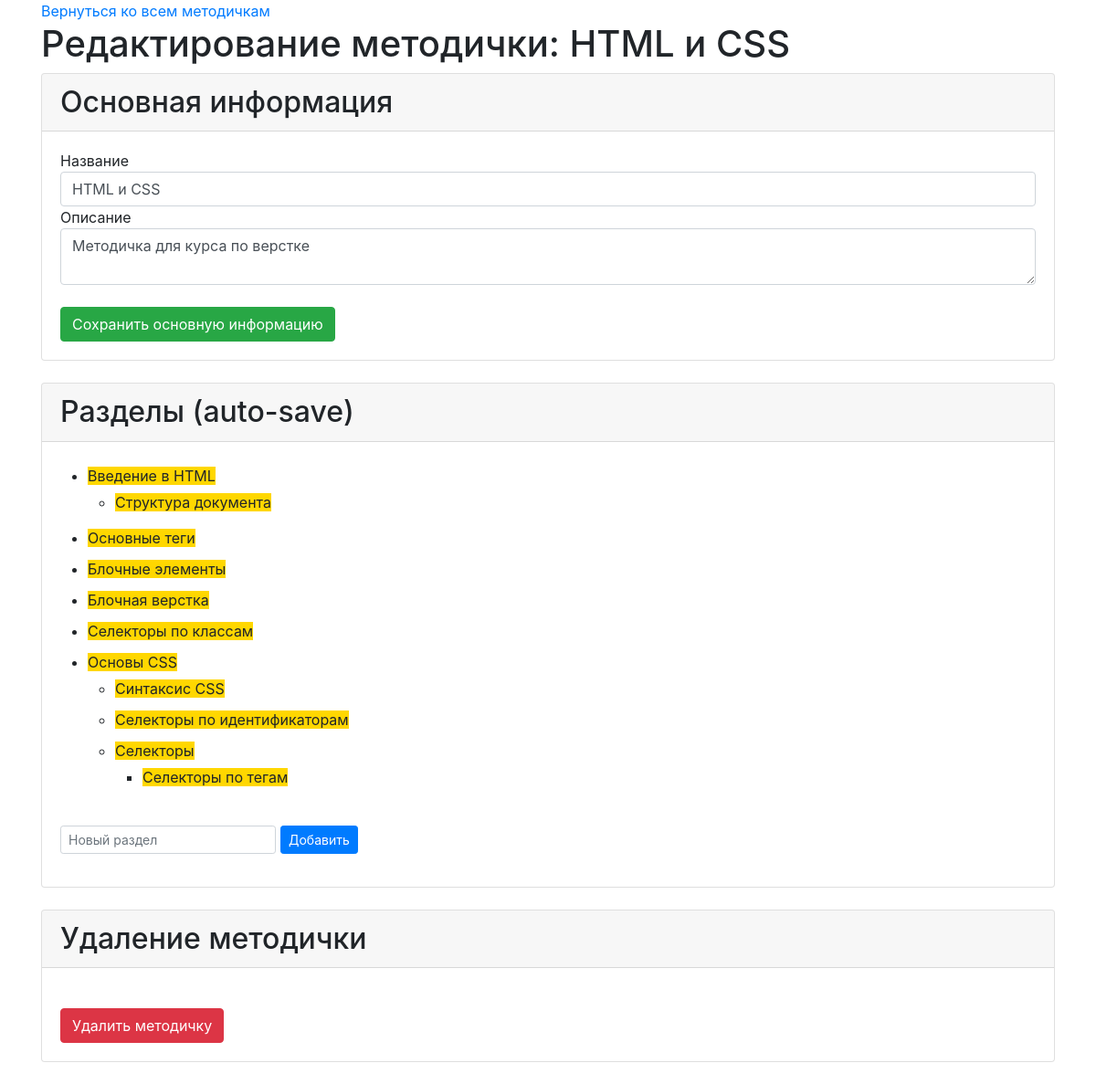
The page /panel/manual.php?id=4 on the database its author committed.
### tables this page shows
CREATE TABLE `manuals` (
  `manual_id` int(11) NOT NULL,
  `name` varchar(255) NOT NULL,
  `description` text NOT NULL
);

CREATE TABLE `sections` (
  `section_id` int(11) NOT NULL,
  `parent_id` int(11) DEFAULT NULL,
  `manual_id` int(11) NOT NULL,
  `name` varchar(255) NOT NULL,
  `description` text,
  `position` int(11) NOT NULL
);

### panel/manual.php (called while the page is built)
<?php
include ("../config/db.php");
include ('../parts/func.php');
include ('../parts/head.php');
include ('../parts/manual_info.php');
include ('../parts/footer.php');

### parts/func.php (the view, shortened to what this page needs)
<?php
function getSections($link, $manual_id, $parent_id = 0) {
    $query = "SELECT * FROM sections WHERE manual_id=$manual_id && parent_id".($parent_id == 0 ? " IS NULL" : "=$parent_id")." ORDER BY position";
    $result = mysqli_query($link, $query);
    if ($result->num_rows > 0) {
        $sections = [];
        while ($section = mysqli_fetch_assoc($result)) {
            $sub_sections = getSections($link, $manual_id, $section['section_id']);
            if ($sub_sections !== false) {
                $section['sections'] = $sub_sections;
            }
            $sections[] = $section;
        }
    } else {
        return false;
    }
    return $sections;
}
function printSections($sections, $first = true) {
    echo '<ul class="sortable section-list">';
    foreach ($sections as $section) {
        echo '<li class="section" data-section-id="'.$section['section_id'].'">';
        echo
        '<span>'.$section['name'].'
            <a href="section.php?id='.$section['section_id'].'">редактировать</a><a href="/" class="delete-section">удалить раздел</a>
        </span>';
        if (isset($section['sections'])) {
            printSections($section['sections'], false);
        } else {
            echo '<ul class="sortable section-list"></ul>';
        }
        echo '</li>';
    }
    echo "</ul>";
    if ($first) {
        echo
        '<form id="add-section" class="form-inline">
            <div class="form-group mb-3" style="margin-left: 0!important; margin-right: 5px!important;">
                <input id="add-section-name" type="text" class="form-control form-control-sm" placeholder="Новый раздел" required>
            </div>
            <button type="submit" class="btn btn-primary btn-sm mb-3">Добавить</button>
        </form>';
    }
}

### parts/manual_info.php (shortened to what this page needs)
<?php
$manual_id = mysqli_real_escape_string($link, $_GET['id']);
$query = "SELECT * FROM manuals WHERE manual_id=$manual_id";
$result = mysqli_query($link, $query);
$manual = mysqli_fetch_assoc($result);
$sections = getSections($link, $manual_id);
$sections = $sections ? $sections : [];
?>
<a href="manuals.php">Вернуться ко всем методичкам</a>
<h1>Редактирование методички: <?php echo $manual['name'] ?></h1>
<div class="card">
    <h2 class="card-header">Основная информация</h2>
    <div class="card-body">
        <form action="../handlers/update_manual.php" method="POST">
            Название <input class="form-control" type="text" name="name" value="<?php echo $manual['name'] ?>">
            Описание <textarea class="form-control" name="description"><?php echo $manual['description'] ?></textarea>
            <input type="hidden" name="manual_id" value="<?php echo $manual_id ?>"><br>
            <input class="btn btn-success" type="submit" value="Сохранить основную информацию">
        </form>
    </div>
</div>
<br>
<div class="card">
    <h2 class="card-header">Разделы (auto-save)</h2>
    <div class="card-body">
        <div id="sections" data-manual-id="<?php echo $manual_id ?>" data-section-id="0">
            <?php printSections($sections) ?>
        </div>
    </div>
</div>
<br>
<div class="card">
    <h2 class="card-header">Удаление методички</h2>
    <div class="card-body">
        <form action="../handlers/delete_manual.php" method="POST">
            <input type="hidden" name="manual_id" value="<?php echo $manual_id ?>"><br>
            <input class="btn btn-danger" type="submit" value="Удалить методичку">
        </form>
    </div>
</div>
<br>

### style.css (style rules this page uses)
.section-list { padding: 5px 30px; }
.section-list li { cursor: pointer; }
.section-list li > span { background-color: gold; }

### rows shown on the page
manuals: name "HTML и CSS", description "Методичка для курса по верстке"
sections: name "Введение в HTML"
sections: name "Структура документа"
sections: name "Основные теги"
sections: name "Блочные элементы"
sections: name "Блочная верстка"
sections: name "Селекторы по классам"
sections: name "Основы CSS"
sections: name "Синтаксис CSS"
sections: name "Селекторы по идентификаторам"
sections: name "Селекторы"
sections: name "Селекторы по тегам"
